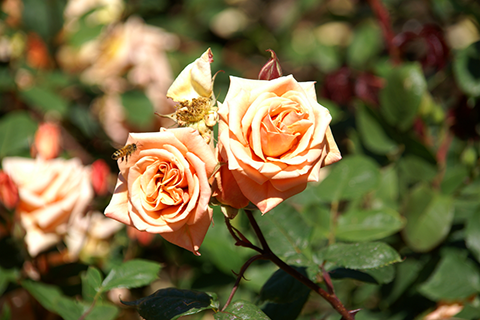
#> input picture data2/rose.bmp, 480 x 320 px
$ python exWarpAffine.py
#> lines starting #> are read from the running program, lines starting #| are printed output that depends on the picture
#> further down, src is the input picture: shape (320, 480, 3); mean B, G, R 63.1, 103.6, 116.2
import cv2, sys
import numpy as np
import math

def translate(src, x_move, y_move):
    #이미지의 이동 변환
    aff = np.array([[1,0,x_move],[0,1,y_move]], dtype=np.float32)
    dst = cv2.warpAffine(src, aff, (0,0)) # dsize: w+x_move, h+y_move, width가 먼저 오는 게 맞다 함, by 퍼플렉시티
    return dst

def shear(src, x_shear=0, y_shear=0):
    h, w = src.shape[:2]
    if x_shear>0 and y_shear==0:
        aff = np.array([[1, x_shear, 0],[0, 1, 0]], dtype=np.float32)
        dst = cv2.warpAffine(src, aff, (w + int(h * x_shear), h))
    elif x_shear==0 and y_shear>0:
        aff = np.array([[1, 0, 0],[y_shear, 1, 0]], dtype=np.float32)
        dst = cv2.warpAffine(src, aff, (w, h + int(w * y_shear)))
    return dst

def scale(src, x_scale, y_scale):
    h, w = src.shape[:2]
    aff = np.array([[x_scale, 0, 0],[0, y_scale, 0]], dtype=np.float32)
    dst = cv2.warpAffine(src, aff, (0,0))
    return dst

def rotate(src, rad):
    aff = np.array([[np.cos(rad), np.sin(rad), 0], [-np.sin(rad), np.cos(rad), 0]], dtype=np.float32)
    dst = cv2.warpAffine(src, aff, (0, 0))
    return dst

def rotate2(src, angle):
#> called with angle = 180
    h, w = src.shape[:2]
#> h = 320; w = 480
    centerPt = (w/2, h/2)
#> centerPt = (240, 160)
    # getRotationMatrix2D가 알아서 변환행렬 만들어줌
    aff = cv2.getRotationMatrix2D(centerPt, angle, 1)
    dst = cv2.warpAffine(src, aff, (w, h))
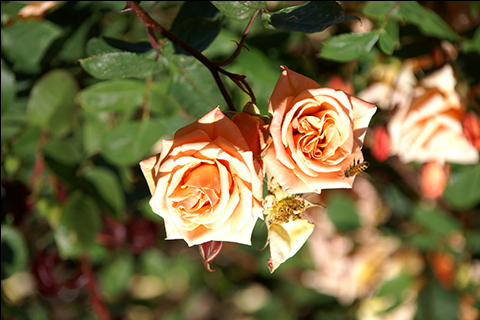
#> dst: shape (320, 480, 3); mean B, G, R 62.8, 103.2, 115.7
    return dst

#src = cv2.imread('data/lena.bmp')
src = cv2.imread('data2/rose.bmp')

if src is None:
    sys.exit('Image load failed')

# [19 lines of commented-out code are left out]

dst = rotate2(src, 180)

#cv2.imshow('src',src)
cv2.imshow('dst',dst)
# cv2.imshow('dst1', dst1)
# cv2.imshow('dst2', dst2)
# cv2.imshow('dst3', dst3)
cv2.waitKey()
cv2.destroyAllWindows()

$ run again, with data2/cat.bmp copied over data2/rose.bmp
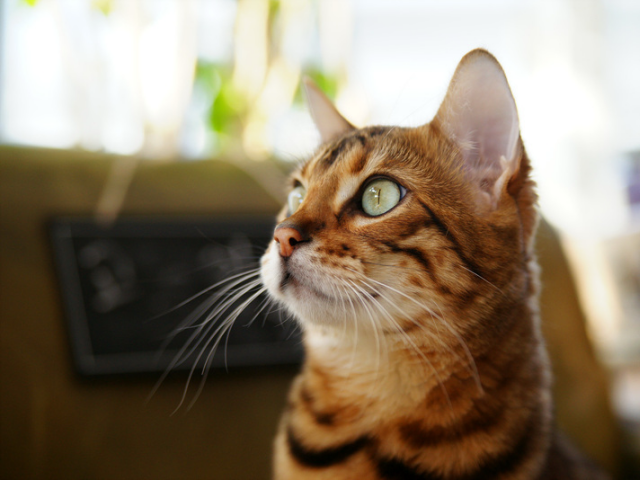
#> input picture data2/cat.bmp, 640 x 480 px
#> src is the input picture: shape (480, 640, 3); mean B, G, R 104.5, 125.6, 140.8
#> in rotate2, `dst = cv2.warpAffine(src, aff, (w, h))`:
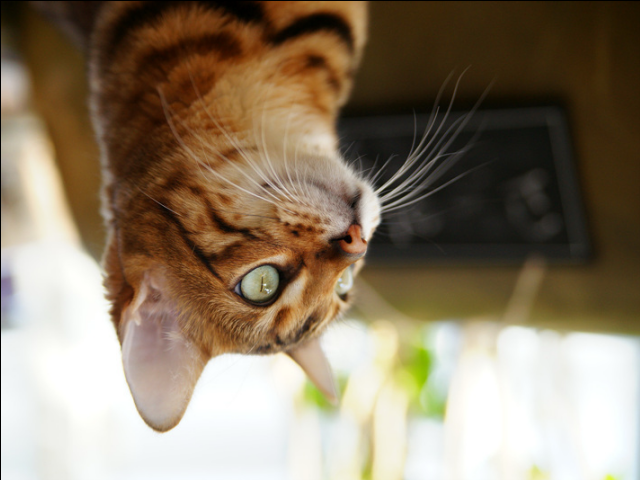
#> dst: shape (480, 640, 3); mean B, G, R 103.9, 125, 140.1

$ run again, with data2/circuit.bmp copied over data2/rose.bmp
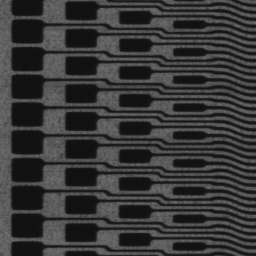
#> input picture data2/circuit.bmp, 256 x 256 px
#> src is the input picture: shape (256, 256, 3); min 13, max 112, mean 55
#> in rotate2, `dst = cv2.warpAffine(src, aff, (w, h))`:
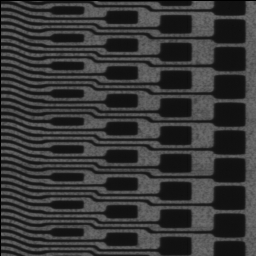
#> dst: shape (256, 256, 3); min 0, max 112, mean 54.4
